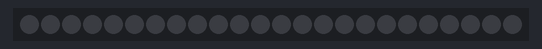
Recording of a sketch running on a simulated Arduino Uno, built with avr-gcc and run on an emulated ATmega328P. Shown: 24 RGB LEDs in strip order, left to right.

Above: at 4.5 s.
At 8.03 s:
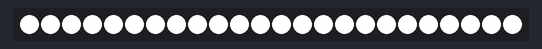

The sketch:

01_Basics.ino
```cpp
#include <Adafruit_NeoPixel.h>

#define PIN 7

Adafruit_NeoPixel ls = Adafruit_NeoPixel(24, PIN, NEO_GRB + NEO_KHZ800);

void setup() {
  ls.begin();
  // ls.setBrightness(255);
  ls.show();  // Initialize all pixels to 'off'
}

void loop() {
  for (int i = 0; i < 24; i++) {
    ls.setPixelColor(i, ls.Color(255, 0, 0));
    ls.show();
    delay(60);
  }

  for (int i = 0; i < 24; i++) {
    ls.setPixelColor(i, ls.Color(0, 255, 0));
    ls.show();
    delay(60);
  }

  for (int i = 0; i < 24; i++) {
    ls.setPixelColor(i, ls.Color(0, 0, 255));
    ls.show();
    delay(60);
  }

  ls.clear();
  ls.show();
  delay(2000);

  for (int times = 0; times < 4; times++) {
    for (int i = 0; i < 24; i++) {
      ls.setPixelColor(i, ls.Color(255, 255, 255));
    }
    ls.show();
    delay(250);

    for (int i = 0; i < 24; i++) {
      ls.setPixelColor(i, ls.Color(0, 0, 0));
    }
    ls.show();
    delay(250);
  }

  ls.clear();
  ls.show();
  delay(2000);
}
```

Measured:
- by itself, everything shown: repeats every 10.4 s, in 81 steps
- what the display in image 0 shows lasts 2.0 s, from 4.4 s to 6.4 s
